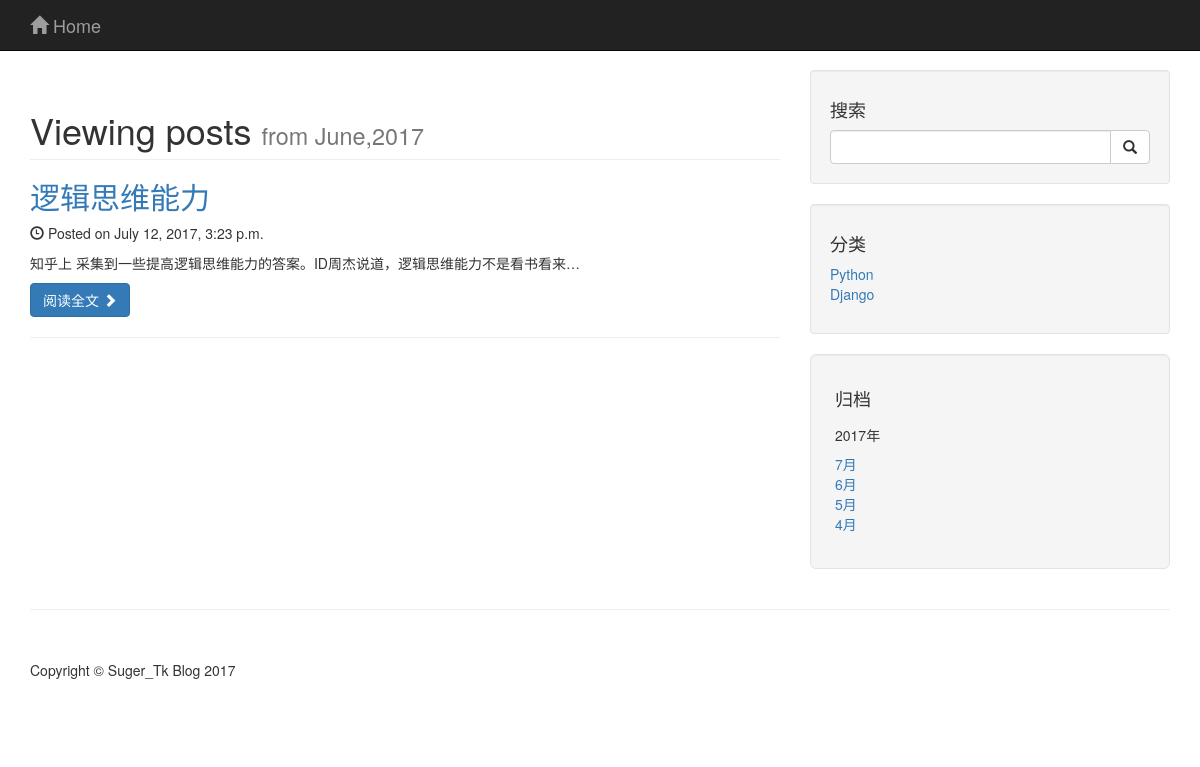
Before: /blog/archives/2017/7/ with the older database file.
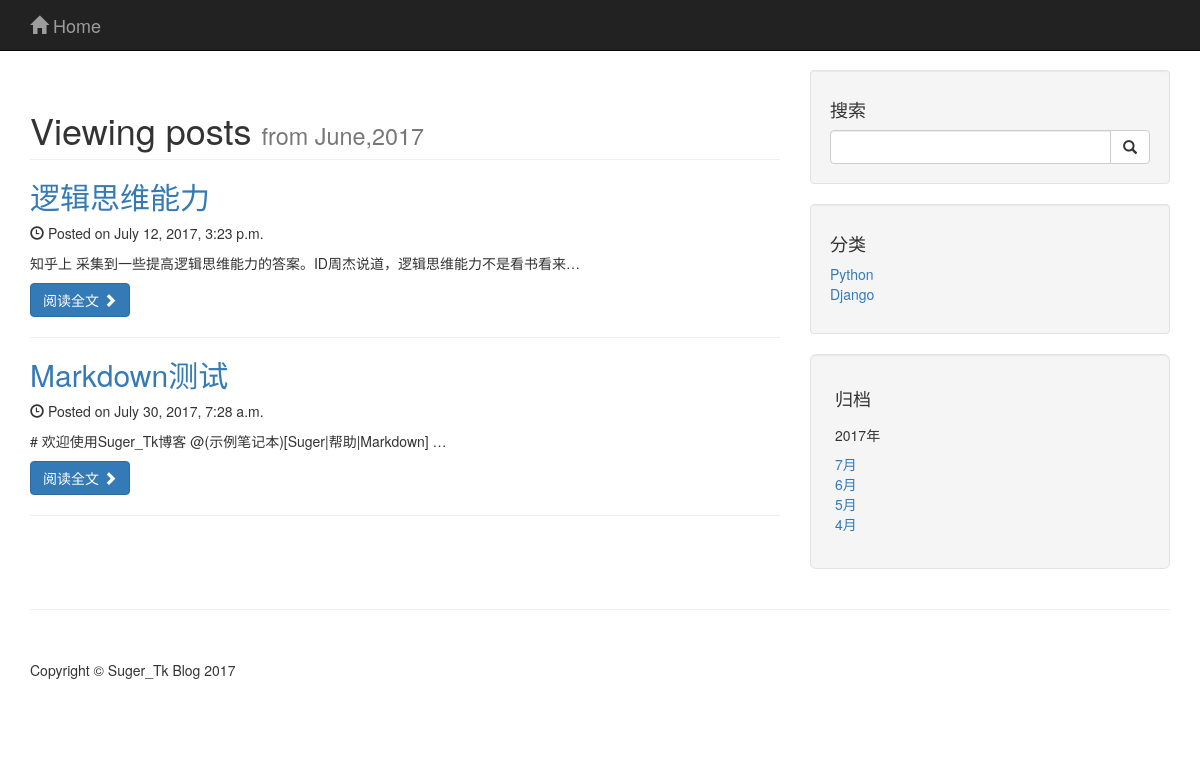
After: the same page with the newer database file.
### blog/models.py (models this page shows, shortened)
class Blog(models.Model):
    title = models.CharField('标题', max_length = 32)
    author = models.CharField('作者', max_length = 16)
    content = models.TextField('正文')
    created = models.DateTimeField('发布时间', auto_now_add = True)
    category = models.ForeignKey(Category, verbose_name = '分类')
    tags = models.ManyToManyField(Tag, verbose_name = '标签')

### blog/views.py (the view)
# urls.py: url(r'^archives/(?P<year>\d+)/(?P<month>\d+)/$', views.archives, name = 'get_archives'),
def archives(request, year, month):
    blog_date_list = Blog.objects.filter(created__year=year, created__month=month)
    return render(request, 'archives.html', {'blog_date_list': blog_date_list})

### templates/archives.html
{% extends "base.html" %}
{% block content %}
<div class="col-lg-8">
    <h1 class="page-header">
        Viewing posts
        <small>from June,2017</small>
    </h1>
    {% for blog_date in blog_date_list %}
    <h2>
        <a href="{% url "get_detail" blog_id=blog_date.id %}">{{ blog_date.title }}</a>
    </h2>
    <p><span class="glyphicon glyphicon-time"></span> Posted on {{ blog_date.created }}</p>
    <p>{{ blog_date.content|truncatechars:50 }}</p>
    <a class="btn btn-primary" href="{% url "get_detail" blog_id=blog_date.id %}">阅读全文 <span class="glyphicon glyphicon-chevron-right"></span></a>
    <hr>
    {% endfor %}
</div>
{% endblock %}

Changed rows visible on the page:
added Blog: title "Markdown测试", created "July 30, 2017, 7:28 a.m.", content "# 欢迎使用Suger_Tk博客 @(示例笔记本)[Suger|帮助|Markdown] …"
